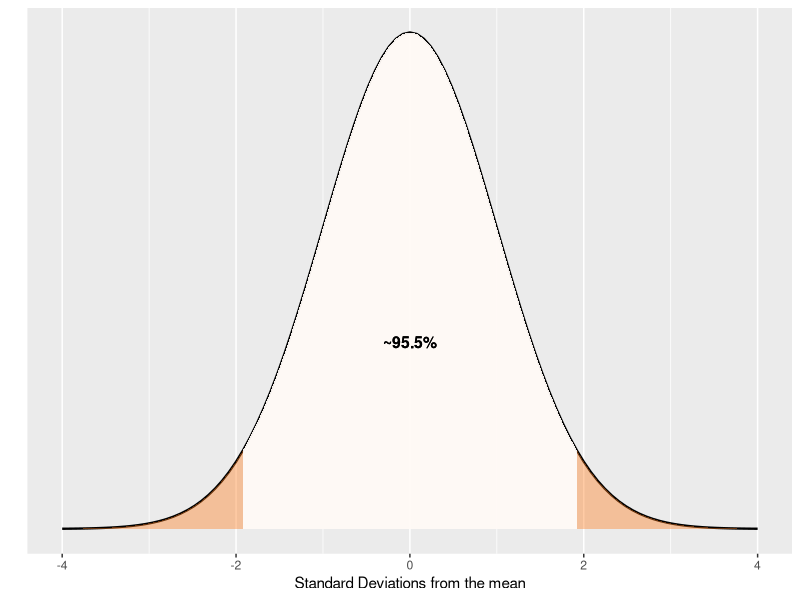
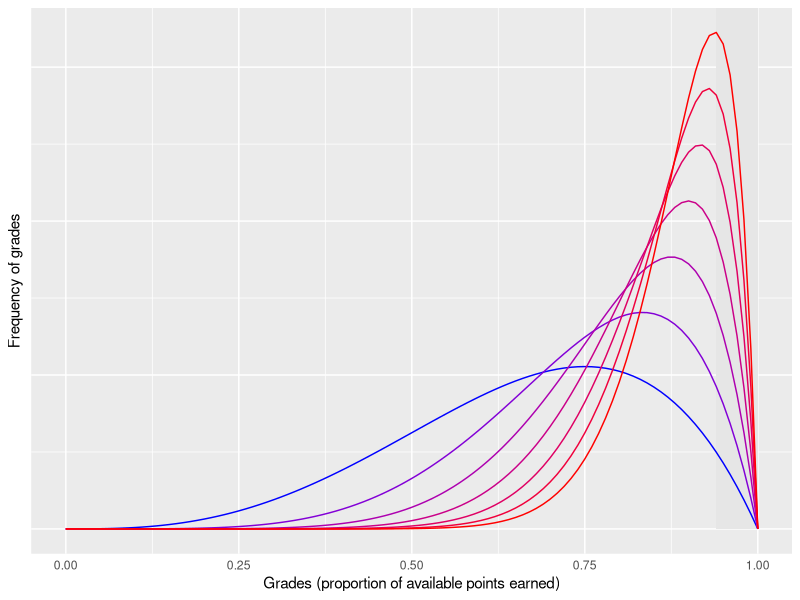

Reproduce these figures in R, in order.
## ---- chunk 1

library(ggplot2)
invisible(suppressPackageStartupMessages(library(cowplot)))


dnorm_two_sd <- function(x){
  norm_two_sd <- dnorm(x)
  # Have everything outside |2| being NA
  norm_two_sd[x<=-2 | x>=2] <- NA
  return(norm_two_sd)
}

exceptional_two_sd <- function(x){
  norm_two_sd <- dnorm(x)
  # Have everything outside |4| being NA
  norm_two_sd[x<=-4 | x>=4] <- NA
  return(norm_two_sd)
}




myplot <- ggplot(data = data.frame(x = c(-4, 4)), aes(x)) +
  stat_function(fun = dnorm, n = 101, args = list(mean = 0, sd = 1), lwd=0.8) +
  stat_function(fun = exceptional_two_sd, geom = "area", fill = "#FF7E20", alpha = 0.4)+
  stat_function(fun = dnorm_two_sd, geom = "area", fill = "white", alpha = 0.9)+
  geom_text(x = 0, y = 0.15, size = 4, fontface = "bold",
            label = "~95.5%") +
  ylab("") +
  xlab("Standard Deviations from the mean")+
  scale_y_continuous(breaks = NULL)

myplot

## ---- chunk 2

library(tidyr)


set.seed(1492) # reproducible

x <- seq(0, 1, .01)

qq <- dbeta(x, 4, 2)
rr <- dbeta(x, 6, 2)
ss <- dbeta(x, 8, 2)
tt <- dbeta(x, 10, 2) 
uu <- dbeta(x, 12, 2)
vv <- dbeta(x, 14, 2)
ww <- dbeta(x, 16, 2)

df <- data.frame(x, qq, rr, ss, tt, uu, vv, ww)

df <- gather(df, func, val, -x)

cc <- scales::seq_gradient_pal("blue", "red", "Lab")(seq(0,1,length.out=7))



ggplot(df, aes(x=x, y=val, group=func)) +
  geom_rect(aes(xmin=0.94, xmax=1.0, ymin=0,ymax=Inf), alpha=0.5, fill="gray90")+
  geom_line(aes(color=func)) + scale_color_manual(values=cc)+
  #geom_vline(xintercept=0.95, lty=2)+
  #geom_vline(xintercept=0.5, lty=2)+
  theme(legend.position='none') +
  xlab("Grades (proportion of available points earned)") + ylab("Frequency of grades") +
    theme(axis.ticks = element_blank(),  axis.text.y = element_blank())


